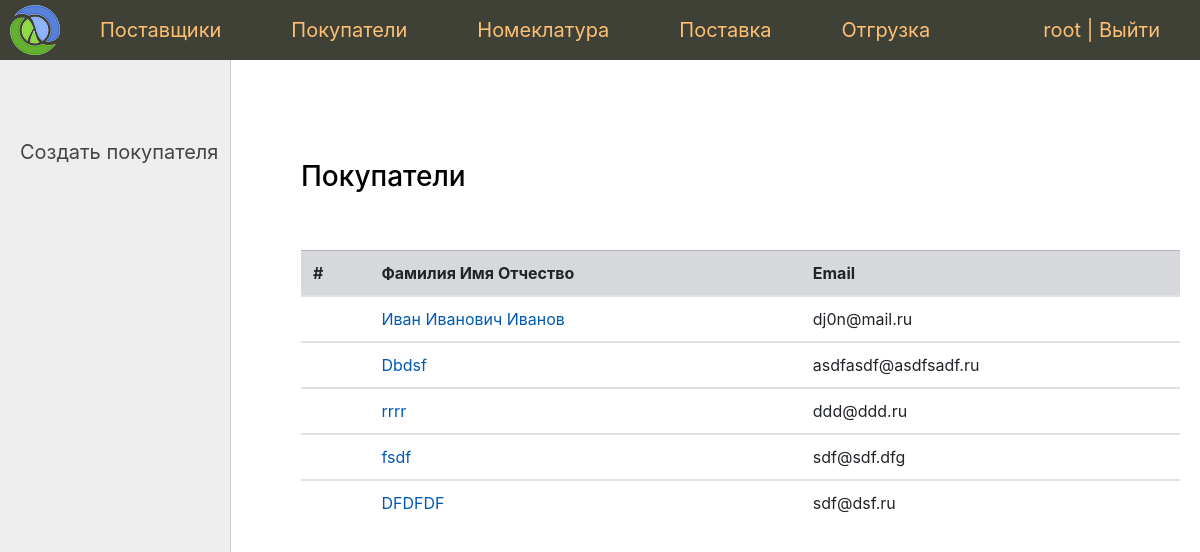
Screenshot of /buyer/ (signed in) with the database file from the repository.
### app/contactor/models.py (models this page shows, shortened)
class Buyer(models.Model):
    person = models.OneToOneField(
        Person,
        on_delete=models.CASCADE,
        verbose_name='Покупатель'
    )
    class Meta:
        verbose_name = 'Покупатель'
        verbose_name_plural = 'Покупатели'
    def get_absolute_url(self):
        return reverse('buyer', kwargs={'pk': self.pk})

class Person(models.Model):
    full_name = models.CharField('Фамилия Имя Отчество', max_length=100)
    email = models.EmailField('Email', unique=True)
    phone = models.IntegerField('Телефон', unique=True)
    class Meta:
        verbose_name = 'Контактное лицо'
        verbose_name_plural = 'Контактные лица'

### app/contactor/views.py (the view)
# urls.py: path('buyer/', BuyerListView.as_view(), name='buyer_list'),  #
class BuyerListView(SuperUserRequiredMixin, DataMixin, ListView):
    model = Buyer
    template_name = 'contactor/buyer_list.html'
    context_object_name = 'buyers'
    paginate_by = 10
    def get_context_data(self, *, object_list=None, **kwargs):
        context = super().get_context_data(**kwargs)
        context.update(
            self.get_user_context(
                title='Покупатели',
                left_menu=buyer_menu
            )
        )
        return context
    def get_queryset(self):
        return get_buyers()

### app/contactor/services.py (called while the page is built)
def get_buyers():
    return Buyer.objects.select_related('person')

### app/core/mixin.py (called while the page is built)
    def dispatch(self, request, *args, **kwargs):
        if not request.user.is_superuser:
            return self.handle_no_permission()
        return super().dispatch(request, *args, **kwargs)

    def get_user_context(self, **kwargs):
        context = kwargs
        if self.request.user.is_superuser:
            context['menu'] = menu
        return context

### app/contactor/templates/contactor/buyer_list.html
{% extends 'core/base.html' %}
{% block left_menu %}
    {% include 'core/left_menu.html' %}
{% endblock %}
{% block content %}
<h3>{{ title }}</h3><br><br>
    <table class="table">
    <thead>
    <tr class="table-secondary">
        <th scope="col">#</th>
        <th scope="col">Фамилия Имя Отчество</th>
        <th scope="col">Email</th>
    </tr>
    </thead>
    {% for n in buyers %}
        <tbody>
            <tr>
                <td></td>
                <td><a href="{{ n.get_absolute_url }}">{{ n.person.full_name }}</a></td>
                <td>{{ n.person.email }}</td>
            </tr>
        </tbody>
    {% endfor %}
    </table>
{% endblock %}

### app/core/templates/core/base.html (shortened to what this page needs)
{% load static %}
{% load document_tags %}
{% load bootstrap4 %}
{% bootstrap_css %}
<!DOCTYPE html>
<html>
<head>
	<link type="text/css" href="{% static 'sklad/css/styles.css' %}" rel="stylesheet" />
</head>
<body>
<table class="table-page" border=0 cellpadding="0" cellspacing="0">
<tr>
    <td valign=top>
    {% block mainmenu %}
        <div class="header">
            <ul id="mainmenu" class="mainmenu">
                <li class="logo">
                    <a href="{% url 'home' %}"><div class="logo"></div></a>
                </li>
                {% for m in menu %}
                    <li><a href="{% url m.url_name %}">{{m.title}}</a></li>
                {% endfor %}
                {% if request.user.is_authenticated %}
                    <li class="last">{{ user.username }} | <a href="{% url 'logout' %}">Выйти</a></li>
                {% else %}
                    <li class="last"><a href="{% url 'login' %}">Войти</a></li>
                {% endif %}
            </ul>
        </div>
    {% endblock mainmenu %}
<table class="table-content" border=0 cellpadding="0" cellspacing="0">
<tr>
	<td valign="top" class="left-chapters">
        {% block left_menu %}{% endblock %}
    </td>
    <td valign="top" class="content">
	<div class="content-text">
        {% block content %}
        {% endblock %}
	</div>
</td></tr></table>
</td></tr>
</table>
</body>
</html>

### app/core/static/sklad/css/styles.css (style rules this page uses)
html, body { margin: 0; padding: 0; height: 100%; width: 100%; color: #444; }
a { color: #0059b2; text-decoration: none; }
.table-page { width: 100%; height: 100%; vertical-align: top; }
.table-page tr { height: 100%; }
.header { background: #3F4137; height: 60px; }
.logo { background: url('../images/logo.png') no-repeat 10px 5px; width: 70px; height: 60px; }
ul.mainmenu { list-style: none; margin: 0; padding: 0; height: 60px; color: #fdc073; font-size: 20px; overflow: hidden; }
ul.mainmenu li { float: left; margin: 18px 40px 0 30px; }
ul.mainmenu li.logo { margin: 0; }
ul.mainmenu li.last { float: right; }
ul.mainmenu li a { color: #fdc073; text-decoration: none; }
.table-content { width: 100%; min-height: 100%; height: 100%; }
.left-chapters { margin: 0; background: #eee; border-right: 1px solid #ccc; min-height: 100%; }
.content { padding: 40px 20px 20px 40px; width: 100%; box-sizing: border-box; }
.content-text { margin: 60px 0 0 30px; color: #000; font-size: 20px; }

### rows the page displays
Buyer: person.full_name "Иван Иванович Иванов", person.email "dj0n@mail.ru"
Buyer: person.full_name "Dbdsf", person.email "asdfasdf@asdfsadf.ru"
Buyer: person.full_name "rrrr", person.email "ddd@ddd.ru"
Buyer: person.full_name "fsdf", person.email "sdf@sdf.dfg"
Buyer: person.full_name "DFDFDF", person.email "sdf@dsf.ru"

### other values shown
{{ m.title }} "Поставщики" "Покупатели" "Номеклатура" "Поставка" "Отгрузка"
{{ user.username }} "root"
{{ m.title }} "Создать покупателя"
{{ title }} "Покупатели"
